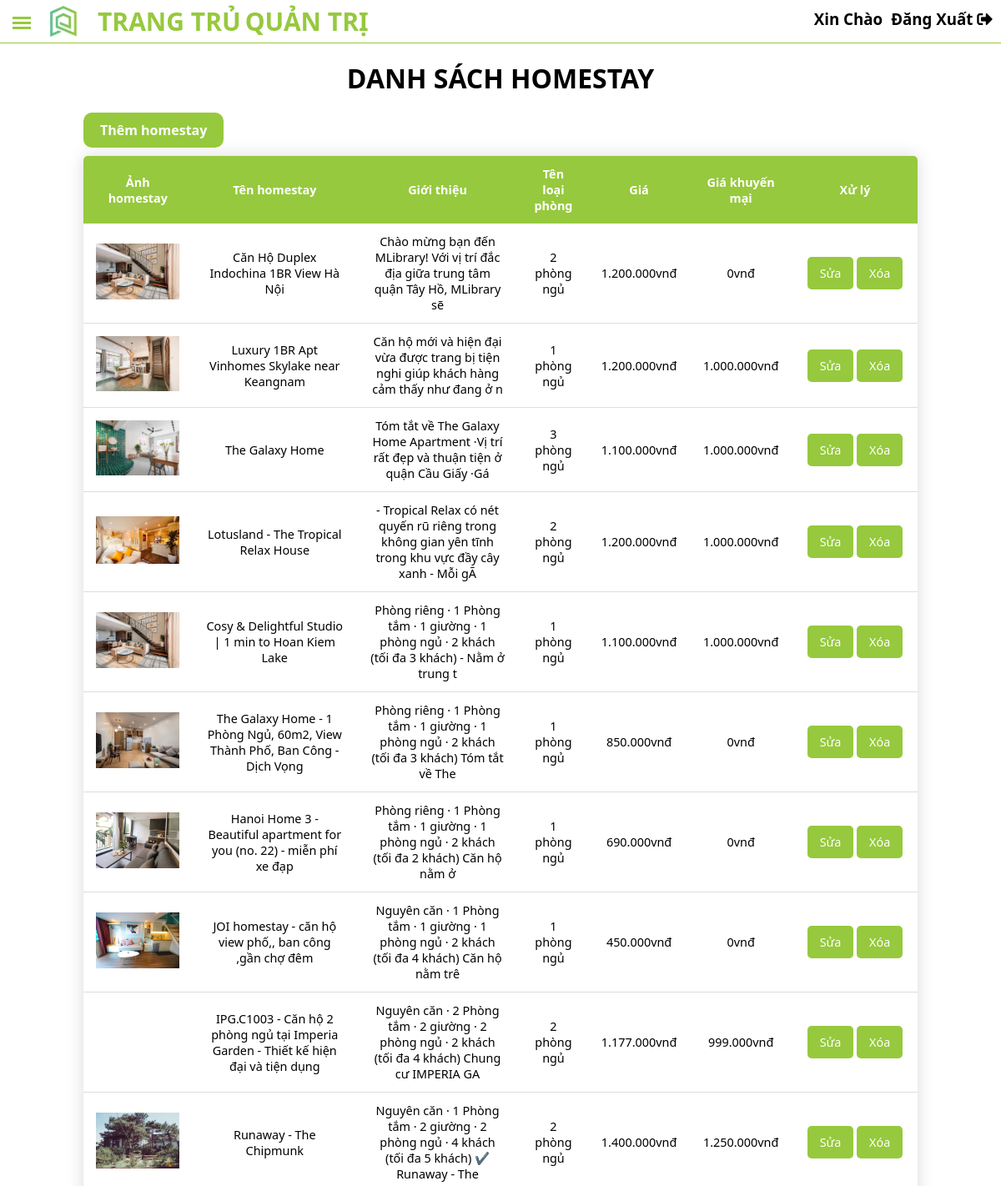
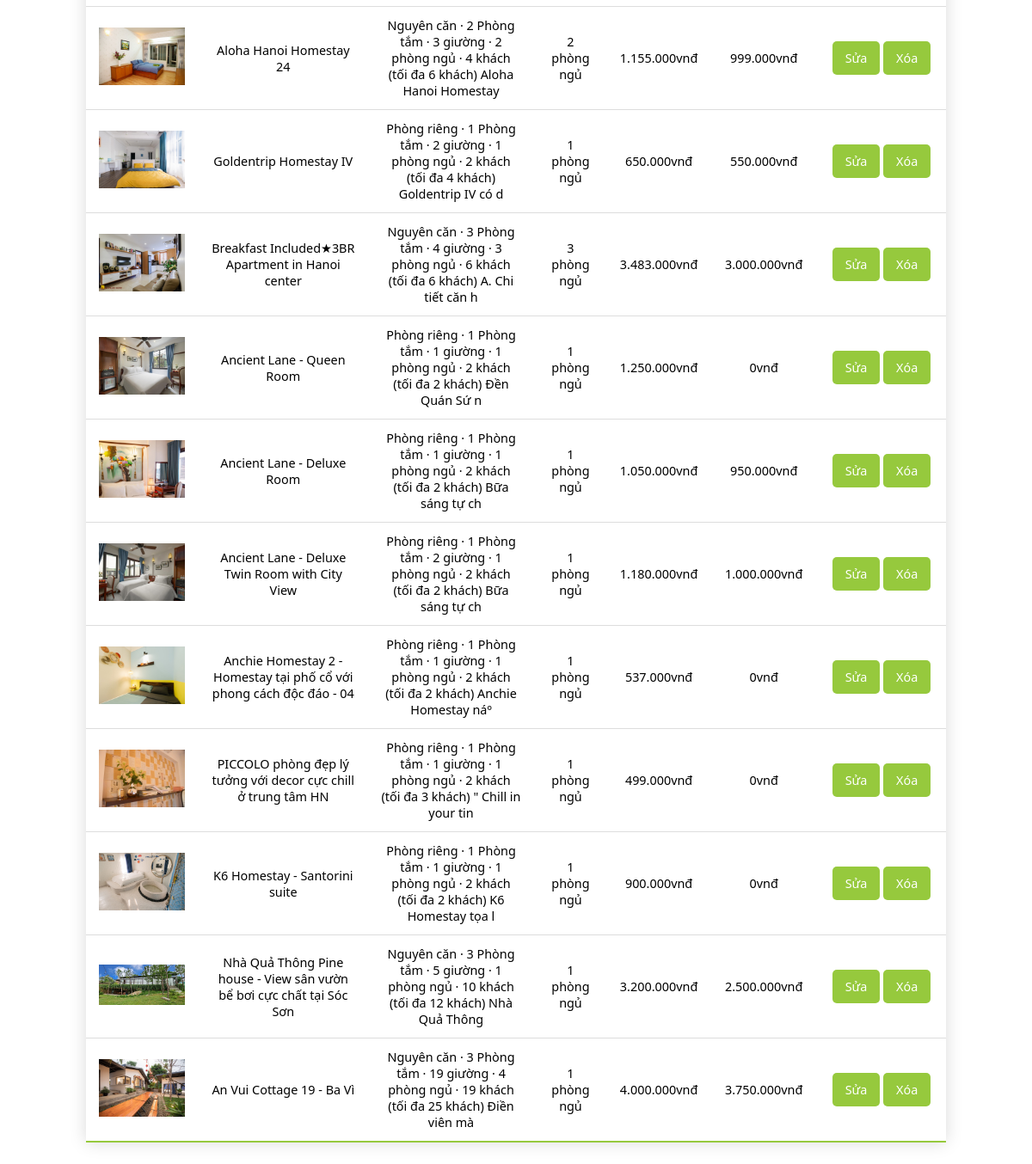
The page /homestay/adshow_dp.php on the database its author committed (2 pictures, top to bottom).
### tables this page shows
CREATE TABLE `homestay` (
  `ma_hs` int(11) NOT NULL,
  `ten_hs` varchar(255) NOT NULL,
  `anh_hs` varchar(255) NOT NULL,
  `gioi_thieu` text NOT NULL,
  `ma_dd` int(11) NOT NULL,
  `ma_lp` int(11) NOT NULL,
  `gia` int(12) NOT NULL,
  `gia_km` int(12) NOT NULL DEFAULT 0
);

CREATE TABLE `loai_phong` (
  `ma_lp` int(11) NOT NULL,
  `ten_lp` varchar(255) NOT NULL
);

### database/database.php (called while the page is built, shortened)
<?php
class database
{
   public $conn;
   public function connect()
   {
      try {
         $this->conn = new PDO("mysql:host=localhost;dbname=du_an1; charset=utf8", "root", "");
         $this->conn->setAttribute(PDO::ATTR_ERRMODE, PDO::ERRMODE_EXCEPTION);
      } catch (PDOException $error) {
         echo "lỗi kết nối:" . $error->getMessage();
      }
   }
   public function select_all($sql_all)
   {
      try {
         $stmt = $this->conn->prepare($sql_all);
         $stmt->execute();
         $result = $stmt->fetchAll(PDO::FETCH_ASSOC);
         return $result;
      } catch (PDOException $error) {
         echo "lỗi kết nối:" . $error->getMessage();
      } finally {
         unset($conn);
      }
   }
}

### class/class.php (called while the page is built, shortened)
<?php
include_once "../database/database.php";
class user_class
{
    public $controll;
    public function __construct()
    {
        $this->controll = new database();
    }
    public function show_homestay1()
    {
        $show_datphongtm = "SELECT * FROM homestay INNER JOIN loai_phong ON homestay.ma_lp=loai_phong.ma_lp";
        $result = $this->controll->select_all($show_datphongtm);
        return $result;
    }
}

### homestay/adshow_dp.php (the view, shortened to what this page needs)
<?php include_once "../class/class.php"; ?>
<?php include_once "../admin/admin.php"; ?>
<div class="container">
  <?php
  $list_product = new user_class();
  ?>
  <h1>Danh sách homestay</h1>
  <a class="add" href="./insert_dp.php">Thêm homestay</a>
  <table class="content-table">
    <thead>
      <tr>
        <th>Ảnh homestay</th>
        <th>Tên homestay</th>
        <th>Giới thiệu</th>
        <th>Tên loại phòng</th>
        <th>Giá</th>
        <th>Giá khuyến mại</th>
        <th style="width: 150px;">Xử lý</th>
      </tr>
    </thead>
    <tbody>
      <?php
      $users = $list_product->show_homestay1();
      foreach ($users as $rows) {
      ?>
        <tr>
          <td><img src="../img/anh_hs/<?php echo $rows['anh_hs']; ?>" alt=""></td>
          <td><?php echo $rows['ten_hs']; ?></td>
          <td><?php echo substr($rows['gioi_thieu'], 0, 120); ?></td>
          <td><?php echo $rows['ten_lp']; ?></td>
          <td><?php
              $format_number_4 = number_format($rows['gia'], 0, ',', '.');
              echo  $format_number_4 ?>vnđ</td>
          <td><?php
              $format_number_4 = number_format($rows['gia_km'], 0, ',', '.');
              echo  $format_number_4 ?>vnđ</td>
          <td><a class="edit" href="update_dp.php?update_datphong=<?php echo $rows['ma_hs']; ?>">Sửa</a>
            <a class="delete" onclick="return confirm('Bạn có chắc muốn xóa phòng này không?')" href="adshow_dp.php?delid=<?php echo $rows['ma_hs']; ?>">Xóa</a>
          </td>
        </tr>
      <?php } ?>
    </tbody>
  </table>
</div>

### css/admin.css (style rules this page uses)
* { margin: 0; padding: 0; box-sizing: border-box; outline: none; font-family: 'Segoe UI', Tahoma, Geneva, Verdana, sans-serif; }
.container { max-width: 1000px; text-align: center; margin: auto; }

### homestay/adshow_dp.php (style rules this page uses)
.container { max-width: 1000px; margin: auto; }
.container h1 { text-transform: uppercase; padding: 20px 0; }
.container .add { float: left; padding: 10px 20px; margin-bottom: 10px; background-color: #96c93d; border-radius: 10px; text-decoration: none; color: #fff; font-weight: bold; transition: all 0.3s ease-in-out; }
.content-table { border-collapse: collapse; margin: 25px 0; font-size: 0.9em; width: 1000px; border-radius: 5px 5px 0 0; overflow: hidden; box-shadow: 0 0 20px rgba(0, 0, 0, 0.15); }
.content-table thead tr { background-color: #96c93d; color: #ffffff; text-align: center; font-weight: bold; }
.content-table th, .content-table td { padding: 12px 15px; }
.content-table tbody tr { border-bottom: 1px solid #dddddd; transition: all 0.3s ease-in-out; }
.content-table td img { width: 100px; }
.content-table td .edit, .content-table td .delete { text-decoration: none; color: #fff; padding: 10px 15px; background-color: #96c93d; border-radius: 5px; transition: all 0.3s ease-in-out; }
.content-table tbody tr:last-of-type { border-bottom: 2px solid #96c93d; }

### rows shown on the page
homestay: anh_hs (picture), ten_hs "Căn Hộ Duplex Indochina 1BR View Hà Nội", gioi_thieu "Chào mừng bạn đến MLibrary! Với vị trí đắc địa giữa trung tâm quận Tây Hồ, MLibrary sẽ", ma_lp.ten_lp "2 phòng ngủ", gia "1.200.000", gia_km "0"
homestay: anh_hs (picture), ten_hs "Luxury 1BR Apt Vinhomes Skylake near Keangnam", gioi_thieu "Căn hộ mới và hiện đại vừa được trang bị tiện nghi giúp khách hàng cảm thấy như đang ở n", ma_lp.ten_lp "1 phòng ngủ", gia "1.200.000", gia_km "1.000.000"
homestay: anh_hs (picture), ten_hs "The Galaxy Home", gioi_thieu "Tóm tắt về The Galaxy Home Apartment ·Vị trí rất đẹp và thuận tiện ở quận Cầu Giấy ·Gá", ma_lp.ten_lp "3 phòng ngủ", gia "1.100.000", gia_km "1.000.000"
homestay: anh_hs (picture), ten_hs "Lotusland - The Tropical Relax House", gioi_thieu "- Tropical Relax có nét quyến rũ riêng trong không gian yên tĩnh trong khu vực đầy cây xanh - Mỗi gÃ", ma_lp.ten_lp "2 phòng ngủ", gia "1.200.000", gia_km "1.000.000"
homestay: anh_hs (picture), ten_hs "Cosy & Delightful Studio | 1 min to Hoan Kiem Lake", gioi_thieu "Phòng riêng · 1 Phòng tắm · 1 giường · 1 phòng ngủ · 2 khách (tối đa 3 khách) - Nằm ở trung t", ma_lp.ten_lp "1 phòng ngủ", gia "1.100.000", gia_km "1.000.000"
homestay: anh_hs (picture), ten_hs "The Galaxy Home - 1 Phòng Ngủ, 60m2, View Thành Phố, Ban Công - Dịch Vọng", gioi_thieu "Phòng riêng · 1 Phòng tắm · 1 giường · 1 phòng ngủ · 2 khách (tối đa 3 khách) Tóm tắt về The", ma_lp.ten_lp "1 phòng ngủ", gia "850.000", gia_km "0"
homestay: anh_hs (picture), ten_hs "Hanoi Home 3 - Beautiful apartment for you (no. 22) - miễn phí xe đạp", gioi_thieu "Phòng riêng · 1 Phòng tắm · 1 giường · 1 phòng ngủ · 2 khách (tối đa 2 khách) Căn hộ nằm ở", ma_lp.ten_lp "1 phòng ngủ", gia "690.000", gia_km "0"
homestay: anh_hs (picture), ten_hs "JOI homestay - căn hộ view phố,, ban công ,gần chợ đêm", gioi_thieu "Nguyên căn · 1 Phòng tắm · 1 giường · 1 phòng ngủ · 2 khách (tối đa 4 khách) Căn hộ nằm trê", ma_lp.ten_lp "1 phòng ngủ", gia "450.000", gia_km "0"
homestay: ten_hs "IPG.C1003 - Căn hộ 2 phòng ngủ tại Imperia Garden - Thiết kế hiện đại và tiện dụng", gioi_thieu "Nguyên căn · 2 Phòng tắm · 2 giường · 2 phòng ngủ · 2 khách (tối đa 4 khách) Chung cư IMPERIA GA", ma_lp.ten_lp "2 phòng ngủ", gia "1.177.000", gia_km "999.000"
homestay: anh_hs (picture), ten_hs "Runaway - The Chipmunk", gioi_thieu "Nguyên căn · 1 Phòng tắm · 2 giường · 2 phòng ngủ · 4 khách (tối đa 5 khách) ✔️ Runaway - The", ma_lp.ten_lp "2 phòng ngủ", gia "1.400.000", gia_km "1.250.000"
homestay: anh_hs (picture), ten_hs "Aloha Hanoi Homestay 24", gioi_thieu "Nguyên căn · 2 Phòng tắm · 3 giường · 2 phòng ngủ · 4 khách (tối đa 6 khách) Aloha Hanoi Homestay", ma_lp.ten_lp "2 phòng ngủ", gia "1.155.000", gia_km "999.000"
homestay: anh_hs (picture), ten_hs "Goldentrip Homestay IV", gioi_thieu "Phòng riêng · 1 Phòng tắm · 2 giường · 1 phòng ngủ · 2 khách (tối đa 4 khách) Goldentrip IV có d", ma_lp.ten_lp "1 phòng ngủ", gia "650.000", gia_km "550.000"
homestay: anh_hs (picture), ten_hs "Breakfast Included★3BR Apartment in Hanoi center", gioi_thieu "Nguyên căn · 3 Phòng tắm · 4 giường · 3 phòng ngủ · 6 khách (tối đa 6 khách) A. Chi tiết căn h", ma_lp.ten_lp "3 phòng ngủ", gia "3.483.000", gia_km "3.000.000"
homestay: anh_hs (picture), ten_hs "Ancient Lane - Queen Room", gioi_thieu "Phòng riêng · 1 Phòng tắm · 1 giường · 1 phòng ngủ · 2 khách (tối đa 2 khách) Đền Quán Sứ n", ma_lp.ten_lp "1 phòng ngủ", gia "1.250.000", gia_km "0"
homestay: anh_hs (picture), ten_hs "Ancient Lane - Deluxe Room", gioi_thieu "Phòng riêng · 1 Phòng tắm · 1 giường · 1 phòng ngủ · 2 khách (tối đa 2 khách) Bữa sáng tự ch", ma_lp.ten_lp "1 phòng ngủ", gia "1.050.000", gia_km "950.000"
homestay: anh_hs (picture), ten_hs "Ancient Lane - Deluxe Twin Room with City View", gioi_thieu "Phòng riêng · 1 Phòng tắm · 2 giường · 1 phòng ngủ · 2 khách (tối đa 2 khách) Bữa sáng tự ch", ma_lp.ten_lp "1 phòng ngủ", gia "1.180.000", gia_km "1.000.000"
homestay: anh_hs (picture), ten_hs "Anchie Homestay 2 - Homestay tại phố cổ với phong cách độc đáo - 04", gioi_thieu "Phòng riêng · 1 Phòng tắm · 1 giường · 1 phòng ngủ · 2 khách (tối đa 2 khách) Anchie Homestay náº", ma_lp.ten_lp "1 phòng ngủ", gia "537.000", gia_km "0"
homestay: anh_hs (picture), ten_hs "PICCOLO phòng đẹp lý tưởng với decor cực chill ở trung tâm HN", gioi_thieu "Phòng riêng · 1 Phòng tắm · 1 giường · 1 phòng ngủ · 2 khách (tối đa 3 khách) \" Chill in your tin", ma_lp.ten_lp "1 phòng ngủ", gia "499.000", gia_km "0"
homestay: anh_hs (picture), ten_hs "K6 Homestay - Santorini suite", gioi_thieu "Phòng riêng · 1 Phòng tắm · 1 giường · 1 phòng ngủ · 2 khách (tối đa 2 khách) K6 Homestay tọa l", ma_lp.ten_lp "1 phòng ngủ", gia "900.000", gia_km "0"
homestay: anh_hs (picture), ten_hs "Nhà Quả Thông Pine house - View sân vườn bể bơi cực chất tại Sóc Sơn", gioi_thieu "Nguyên căn · 3 Phòng tắm · 5 giường · 1 phòng ngủ · 10 khách (tối đa 12 khách) Nhà Quả Thông", ma_lp.ten_lp "1 phòng ngủ", gia "3.200.000", gia_km "2.500.000"
homestay: anh_hs (picture), ten_hs "An Vui Cottage 19 - Ba Vì", gioi_thieu "Nguyên căn · 3 Phòng tắm · 19 giường · 4 phòng ngủ · 19 khách (tối đa 25 khách) Điền viên mà", ma_lp.ten_lp "1 phòng ngủ", gia "4.000.000", gia_km "3.750.000"
